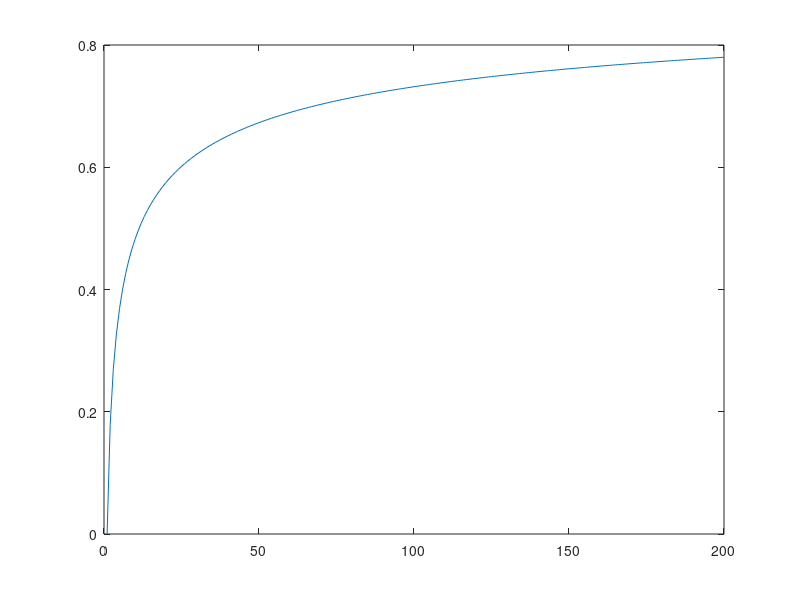

This figure's MATLAB source: (Note: this script raises an error after producing the figure.)
clear all
close all
clc

%% TURBOGAS


%DATA
p1 = 101325;        %[Pa]
T1 = 288;           %[K]
beta_c = 1:200;
T3_v = 1200:200:1600;%[K]
gamma = 1.4;
R = 287;             %[J/kg k]
eta_c = 0.8;
eta_t = 0.9;
cp = gamma*R/(gamma -1);

% Initializations
eta_th_id = zeros(length(T3_v),length(beta_c));
eta_th_r = zeros(length(T3_v),length(beta_c));
Lu_id = zeros(length(T3_v),length(beta_c));
Lu_r = zeros(length(T3_v),length(beta_c));

for i = 1:length(T3_v)
    T3 = T3_v(i);
% IDEAL
p2 = beta_c.*p1;
T2_id = T1.*beta_c.^((gamma-1)./gamma);
eta_th_id(i,:) = 1-1./(beta_c.^((gamma-1)./gamma));
tau_c = T2_id./T1;
tau = T3./T1;

Lu_id(i,:) = cp.*T1.*(tau-tau_c).*(1-1./tau_c);

T4_id = T3./tau_c;

% REAL
T2 = T1 + (T2_id - T1)./eta_c;
eta_th_r(i,:) = eta_th_id(i,:).*(tau.*eta_c.*eta_t-tau_c)./ ...
    ((tau.*eta_c-tau_c)+(1+eta_c));
Lu_r(i,:) = cp.*T1.*(tau.*eta_t.*(1-1./beta_c.^((gamma-1)./gamma))- ...
    (beta_c.^((gamma-1./gamma)-1)./eta_c));

figure(1)
pl = plot(beta_c, eta_th_id(i,:),'DisplayName', ...
    ['Ideal, T3 = ',num2str(T3),'K']);
hold all
col = pl.Color;
plot(beta_c,eta_th_r(i,:),'Color',col,'LineStyle','--','DisplayName', ...
    ['Real, T3 = ',num2str(T3),'K']);
ylim([0 1])
grid on
grid minor
xlabel('\beta_c','Interpreter','Tex');
ylabel('\eta_t_h)','Interpreter','Tex');
legend show

figure(2)
pl = plot(beta_c, Lu_id(i,:)./cp./T1,'DisplayName', ...
    ['Ideale, T3 = ',num2str(T3),'K']);
hold all
col = pl.Color;
plot(beta_c,Lu_r(i,:)./cp./T1,'Color',col,'LineStyle','--', ...
    'DisplayName',['Reale, T3 = ',num2str(T3),'K']);
grid on
grid minor
xlabel('\beta_c','Interpreter','Tex');
ylabel('$\frac(L_u)()c_p T_1$','Interpreter','Latex');
ylim([0 2])

end
legend show


